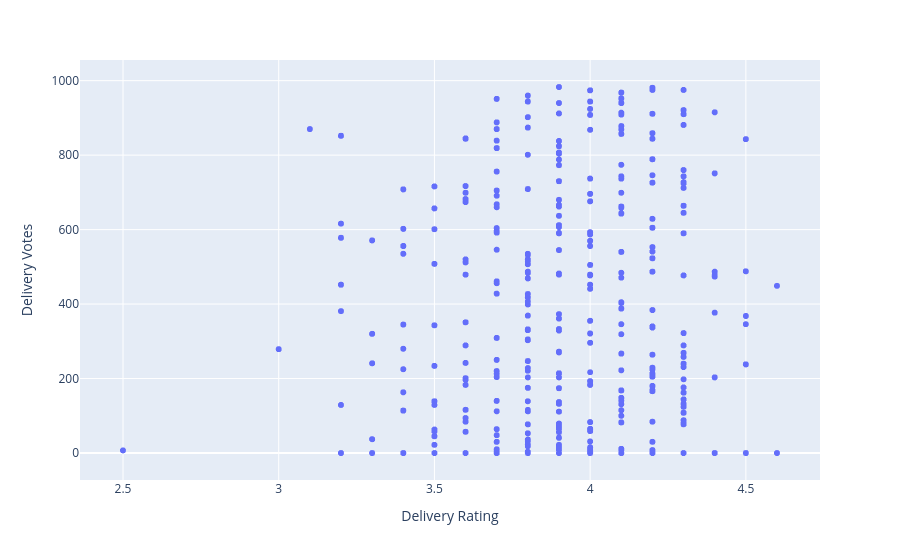

The notebook cell this image was saved under:
### Code cell
px.scatter(data_frame=df,x="Delivery Rating",y ="Delivery Votes")

### Figure 1 — Plotly figure (JSON) as saved in the notebook; plotly's stock layout.template omitted (floating-point values rounded to 4 significant figures; data arrays with more than 128 entries replaced by an {"elided": "..."} marker saying what was removed)
{"data": [{"hovertemplate": "Delivery Rating=%{x}<br>Delivery Votes=%{y}<extra></extra>", "legendgroup": "", "marker": {"color": "#636efa", "symbol": "circle"}, "mode": "markers", "name": "", "showlegend": false, "type": "scattergl", "x": {"elided": "123657 float values"}, "xaxis": "x", "y": {"elided": "123657 int values"}, "yaxis": "y"}], "layout": {"legend": {"tracegroupgap": 0}, "margin": {"t": 60}, "xaxis": {"anchor": "y", "domain": [0, 1], "title": {"text": "Delivery Rating"}}, "yaxis": {"anchor": "x", "domain": [0, 1], "title": {"text": "Delivery Votes"}}}}
